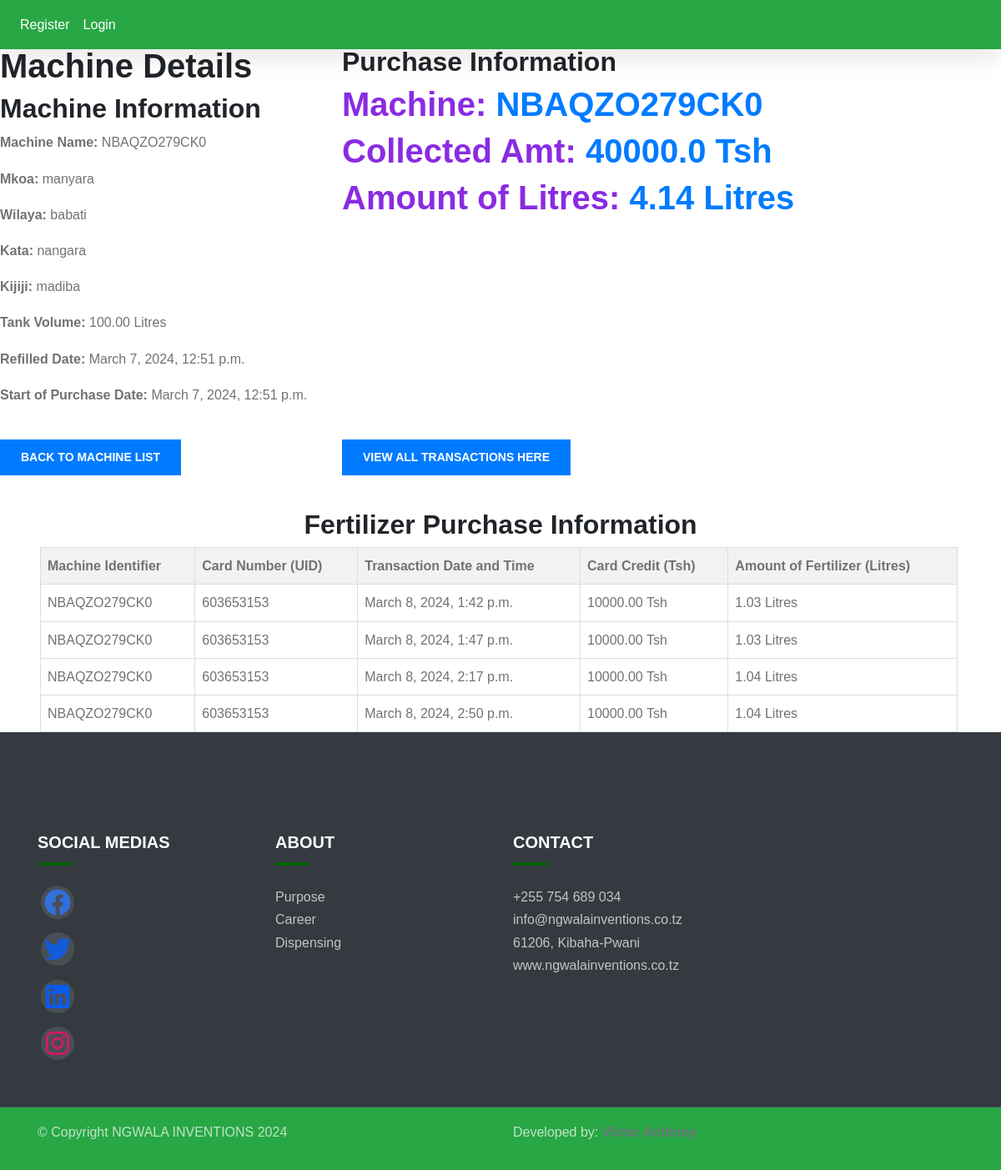
/machines/list/number/1/, run on the app's committed database.
### db/models.py (models this page shows, shortened)
class Machine(models.Model):
    name = models.CharField(max_length=50, editable=False, default=generate_machine_location_identifier, verbose_name=('Machine Identifier'))
    machine_model = models.CharField(max_length=30, null=True, verbose_name='model')
    region = models.CharField(max_length=30 ,verbose_name='mkoa', null=False, blank=False)
    district = models.CharField(max_length=30 ,verbose_name='wilaya', null=False, blank=False)
    ward = models.CharField(max_length=30 ,verbose_name='kata', null=False, blank=False)
    village = models.CharField(max_length=30 ,verbose_name='kijiji', null=False, blank=False)
    tank_volume = models.DecimalField(verbose_name='tank volume', max_digits=20, decimal_places = 2, null=True)
    refill_date = models.DateTimeField(auto_now_add=True, verbose_name=_('Refilled at'))
    status = models.CharField(max_length=250,verbose_name='Status', blank=True, null=True)
    tank_cap = models.CharField(verbose_name='default', default='10L', max_length=40, blank=True, null=True)
    inst_date = models.DateTimeField(auto_now_add=True, verbose_name=_('date ocurred'))
    volume_left = models.DecimalField(verbose_name='Volume Left', max_digits=20, decimal_places=2, default=None, blank=True, null=True)
    @property
    def volume_taken(self):
        if self.tank_volume is not None and self.volume_left is not None:
            return self.tank_volume - self.volume_left
        return None

class Transaction(models.Model):
    user = models.ForeignKey(User, on_delete=models.CASCADE, related_name='transactions', null=True, blank=True)
    ref_number = models.CharField(max_length=50, editable=False, default=generate_ref_number, verbose_name=('Trans reference number'))
    uid = models.CharField(max_length=10, null=True, verbose_name='Card')
    fertilizer_cost = models.DecimalField(default=0.00, max_digits=10, decimal_places=2, verbose_name='fertilizer cost')
    fertilizer_taken = models.DecimalField(default=0.00, max_digits=10, decimal_places=2, null=True)  #fertilizer taken
    created_date = models.DateTimeField(auto_now_add=True, null=True)
    volume_updated = models.DateTimeField(null=True, blank= True, help_text="last time volume was added", verbose_name="Date Volume Update")
    amount_version = models.PositiveIntegerField(default=1, editable = False, null=True, verbose_name='version', help_text="Do not touch this field")
    volume_version = models.PositiveIntegerField(default=0, null=True, help_text="Do not touch this field")
    location = models.CharField(max_length=30, verbose_name="location", blank=True, null=True, editable=False)
    machine = models.ForeignKey(Machine, on_delete=models.CASCADE, related_name='transactions', verbose_name='machine number')
    version = models.PositiveIntegerField(default=0, verbose_name='Version', help_text="Transaction version")
    card_balance_at_transaction = models.DecimalField(default=0.00, max_digits=10, decimal_places=2, editable=False)
    transaction_datetime = models.CharField(max_length=15, null=True, verbose_name='TR time')

### db/views.py (the view)
# urls.py: path('machines/list/number/<int:pk>/', views.MachineDetailView.as_view(), name='machine-detail'),
class MachineDetailView(DetailView):
    model = Machine
    template_name = 'machine_detail.html'
    context_object_name = 'machine'
    def get_context_data(self, **kwargs):
        context = super().get_context_data(**kwargs)
        total_purchased_price = self.object.transactions.aggregate(total=Sum('fertilizer_cost'))['total']
        context['total_purchased_price'] = total_purchased_price
        total_volume_litres = self.object.transactions.aggregate(total=Sum('fertilizer_taken'))['total']
        context['total_volume_litres'] = total_volume_litres
        context['volume_taken'] = self.object.volume_taken
        return context

### db/context_processors.py (called while the page is built)
def user_profile(request):
    if request.user.is_authenticated:
        try:
            user_profile = UserProfile.objects.get(user=request.user)
        except UserProfile.DoesNotExist:
            user_profile = None
    else:
        user_profile = None
    return {'user_profile': user_profile}

### db/templates/machine_detail.html (shortened to what this page needs)
{% extends 'base.html' %}
{% block content %}
    <div class="row">
        <div class="col-md-4">
            <h1>Machine Details</h1>
            <h2>Machine Information</h2>
            <p><strong>Machine Name:</strong> {{ machine.name }}</p>
            <p><strong>Mkoa:</strong> {{ machine.region }}</p>
            <p><strong>Wilaya:</strong> {{ machine.district }}</p>
            <p><strong>Kata:</strong> {{ machine.ward }}</p>
            <p><strong>Kijiji:</strong> {{ machine.village }}</p>
            <p><strong>Tank Volume:</strong> {{ machine.tank_volume }} Litres</p>
            <p><strong>Refilled Date:</strong> {{ machine.refill_date }}</p>
            <p><strong>Start of Purchase Date:</strong> {{ machine.inst_date }}</p>
        </div>
        <div class="col-md-6">
            <h2>Purchase Information</h2>
            <h1 style="color: #007bff;"><strong style="color: blueviolet;">Machine:</strong> {{ machine.name }}</h1>
            <h1 style="color: #007bff;"><strong style="color: blueviolet;">Collected Amt:</strong > {{ total_purchased_price|floatformat:1 }} Tsh</h1>
            <h1 style="color: #007bff;"><strong style="color: blueviolet;">Amount of Litres:</strong > {{ total_volume_litres|floatformat:2 }} Litres</h1>
        </div>
    </div>
    <div class="row py-4">
        <div class="col-md-4"><p><a class="btn btn-primary btn-align" href="{% url 'machine-list' %}">BACK TO MACHINE LIST</a></p></div>
        <div class="col-md-4"><p><a class="btn btn-primary btn-align" href="{% url 'all-machine-transactions' %}">VIEW ALL TRANSACTIONS HERE</a></p></div>
    </div>
    <h2 class="fertilizer-header">Fertilizer Purchase Information</h2>
    <table class="fertilizer-table col-md-11 mx-5">
        <thead>
            <tr>
                <th>Machine Identifier</th>
                <th>Card Number (UID)</th>
                <th>Transaction Date and Time</th>
                <th>Card Credit (Tsh)</th>
                <th>Amount of Fertilizer (Litres)</th>
            </tr>
        </thead>
        <tbody>
            {% for transaction in machine.transactions.all %}
                <tr>
                    <td>{{ machine.name }}</td>
                    <td>{{ transaction.uid }}</td>
                    <td>{{ transaction.created_date }}</td>
                    <td>{{ transaction.fertilizer_cost}} Tsh</td>
                    <td>{{ transaction.fertilizer_taken }} Litres</td>
                </tr>
            {% endfor %}
        </tbody>
    </table>
{% endblock content %}

### static/css/index.css (style rules this page uses)
:root { --c-dark: #212529; --c-brand: darkgreen; --c-brand-light: #4e8b57; --c-brand-rgb: 46, 139, 87; --c-body: #727272; --font-base: "ClashDisplay", sans-serif; --box-shadow: 0px 15px 25px rgba(0,0,0,0.08); --transition: all 0.5s ease; }
body { font-family: var(--font-base); line-height: 1.7; color: var(--c-body); }
h1, h2, h3,h4, h5, h6, .h1, .h2, .h3, .h4, .h5, .h6 { font-weight: 600; color: var(--c-dark); }
a { text-decoration: none; color: var(--c-brand); transition: var(--transition); }
.btn { font-weight: 600; font-size: 14px; text-transform: uppercase; border-radius: 0; padding: 10px 24px; }

### templates/base.html (style rules this page uses)
a { text-decoration: none; }

### db/templates/machine_detail.html (style rules this page uses)
.fertilizer-table { border-collapse: collapse; width: 100%; }
.fertilizer-table th, .fertilizer-table td { border: 1px solid #ddd; padding: 8px; text-align: left; }
.fertilizer-table th { background-color: #f2f2f2; }
.fertilizer-header { text-align: center; }
.btn-align { margin: auto; }

### data on the page
Machine: name "NBAQZO279CK0", region "manyara", district "babati", ward "nangara", village "madiba", tank_volume "100.00", refill_date "March 7, 2024, 12:51 p.m.", inst_date "March 7, 2024, 12:51 p.m."

### other printed values
{{ total_purchased_price|floatformat:1 }} "40000.0"
{{ total_volume_litres|floatformat:2 }} "4.14"
